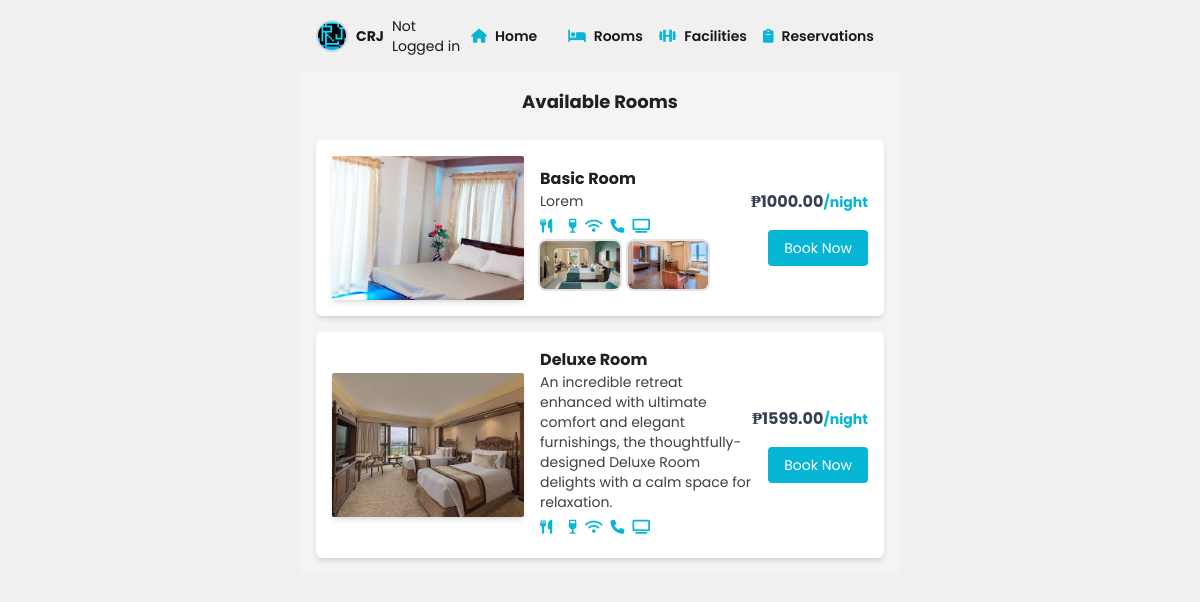
/rooms/, run on the app's committed database.
### reservation/models.py (models this page shows, shortened)
class Room(models.Model):
    name = models.CharField(max_length=100)
    description = models.TextField()
    image = models.ImageField(upload_to='room_images/')
    price = models.DecimalField(max_digits=10, decimal_places=2)
    is_available = models.BooleanField(default=True)

class RoomImage(models.Model):
    room = models.ForeignKey(Room, related_name='additional_images', on_delete=models.CASCADE)
    image = models.ImageField(upload_to='room_images/')

### reservation/views.py (the view)
# urls.py: path('rooms/', RoomListView.as_view(), name='room_list'),
class RoomListView(ListView):
    model = Room
    template_name = 'room_list.html'
    context_object_name = 'rooms'

### reservation/templates/room_list.html
{% extends 'base.html' %}
{% block content %}
<div class="p-4">
    <h2 class="font-bold text-lg mb-6 text-center">Available Rooms</h2>
    {% if rooms %}
        <div class="space-y-4">
            {% for room in rooms %}
                <div class="flex items-center p-4 bg-white rounded-md shadow-md">
                    {% if room.image %}
                        <img src="{{ room.image.url }}" alt="{{ room.name }}" class="w-48 h-36 object-cover rounded-sm shadow-md">
                    {% endif %}
                    <div class="ml-4 flex-1">
                        <h2 class=" font-bold">{{ room.name }}</h2>
                        <p class="text-zinc-700 text-sm">{{room.description}}</p>
                        <div class="flex space-x-2 text-sm mt-2 font-bold text-cyan-500">
                            <i class="fa-solid fa-utensils mr-2"></i>
                            <i class="fa-solid fa-wine-glass mr-2"></i>
                            <i class="fa-solid fa-wifi mr-2"></i>
                            <i class="fa-solid fa-phone mr-2"></i>
                            <i class="fa-solid fa-tv"></i>
                        </div>
                        <div class="flex space-x-2 text-sm mt-2">
                            {% for image in room.additional_images.all %}
                                <img src="{{ image.image.url }}" alt="{{ room.name }}" class="w-20 h-12 object-cover ring-zinc-200 ring-2 rounded-md">
                            {% endfor %}
                        </div>
                    </div>
                    <div class="text-right">
                        <p class="text-gray-700  font-bold">₱{{ room.price }}<span class="text-sm font-bold text-cyan-500">/night</span></p>
                        <a href="{% url 'view_room' room.pk %}" class="mt-4 inline-block text-sm bg-cyan-500 hover:bg-cyan-700 text-white  py-2 px-4 rounded">
                            Book Now
                        </a>
                    </div>
                </div>
            {% endfor %}
        </div>
    {% else %}
        <p>No rooms available.</p>
    {% endif %}
</div>
{% endblock %}

### reservation/static/style.css (style rules this page uses)
body { background-color: #f0f0f0; color: #202020; font-family: "Poppins", serif; }

### data on the page
Room: image (picture), name "Basic Room", description "Lorem", price "1000.00"
RoomImage: image (picture)
RoomImage: image (picture)
Room: image (picture), name "Deluxe Room", description "An incredible retreat enhanced with ultimate comfort and elegant furnishings, the thoughtfully-designed Deluxe Room delights with a calm space for relaxation.", price "1599.00"
